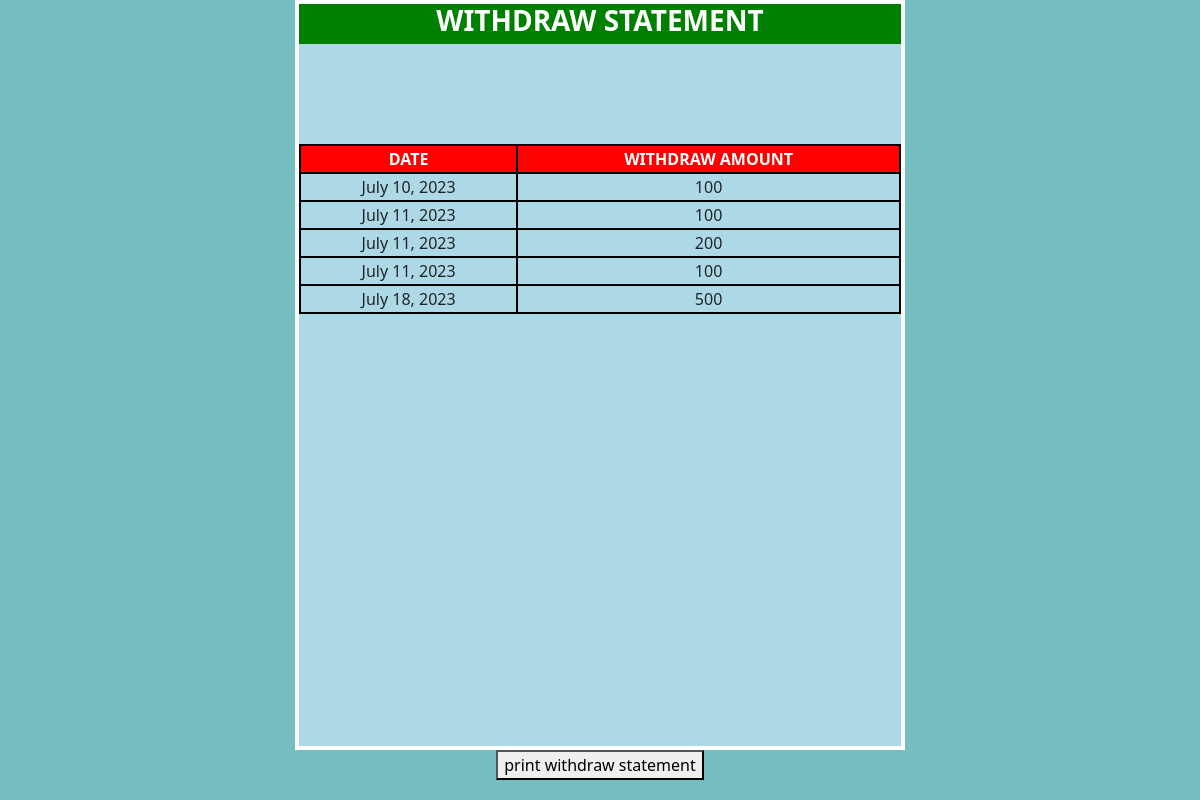
The app's page /bank_app/withst/ (signed in) with its own data.
### bank_app/models.py (models this page shows, shortened)
class withdraw(models.Model):
    uid=models.IntegerField()    # NEWLY ADDED
    withdrawamt = models.IntegerField()
    date=models.DateField(auto_now_add=True)

### bank_app/views.py (the view)
# urls.py: path('withst/',withmini),
def withmini(request):
    a=withdraw.objects.all()
    id =request.session['id']
    return render(request,'withdrawstatement.html',{'a':a,'id':id})

### bank_app/templates/withdrawstatement.html (shortened to what this page needs)
<!DOCTYPE html>
<html lang="en">
<head>
  <link href="https://cdn.jsdelivr.net/npm/bootstrap@5.0.2/dist/css/bootstrap.min.css" rel="stylesheet">
</head>
<body style="background-color:#74bec1;" id="body">
<center>
<div id="d1">
  <div id="d2">
<center><h3 style=" color:white"><b>WITHDRAW STATEMENT</b></h3></center>
  </div>
<table >
  <tr style="background-color:red;">
    <th id="th1">DATE</th>
    <th id="th2">WITHDRAW AMOUNT</th>
  </tr>
  {% for i in a %}
  {% if i.uid == id %}
  <tr>
    <td id="td1">{{i.date}}</td>
    <td id="td2">{{i.withdrawamt}}</td>
  </tr>
  {% endif %}
  {% endfor %}
</table>
</div>
<button onclick="withdrawfun()">print withdraw statement</button>
</center>
</body>
</html>

### bank_app/templates/withdrawstatement.html (style rules this page uses)
table { border:collapse; border:solid 2px black; width:602px; margin-top:100px; }
tr,#th1,#td1,#td2,#th2,#th3,#td3 { border:2px solid black; }
#th1,#td2,#th2,#td1,#th3,#td3 { text-align:center; }
#th1,#th2,#th3 { color:white; }
#d1 { width:610px; height:750px; background-color:lightblue; border:4px solid white; }
#d2 { height:40px; width:602px; background-color:green; }

### records on screen
withdraw: date "July 10, 2023", withdrawamt "100"
withdraw: date "July 11, 2023", withdrawamt "100"
withdraw: date "July 11, 2023", withdrawamt "200"
withdraw: date "July 11, 2023", withdrawamt "100"
withdraw: date "July 18, 2023", withdrawamt "500"
